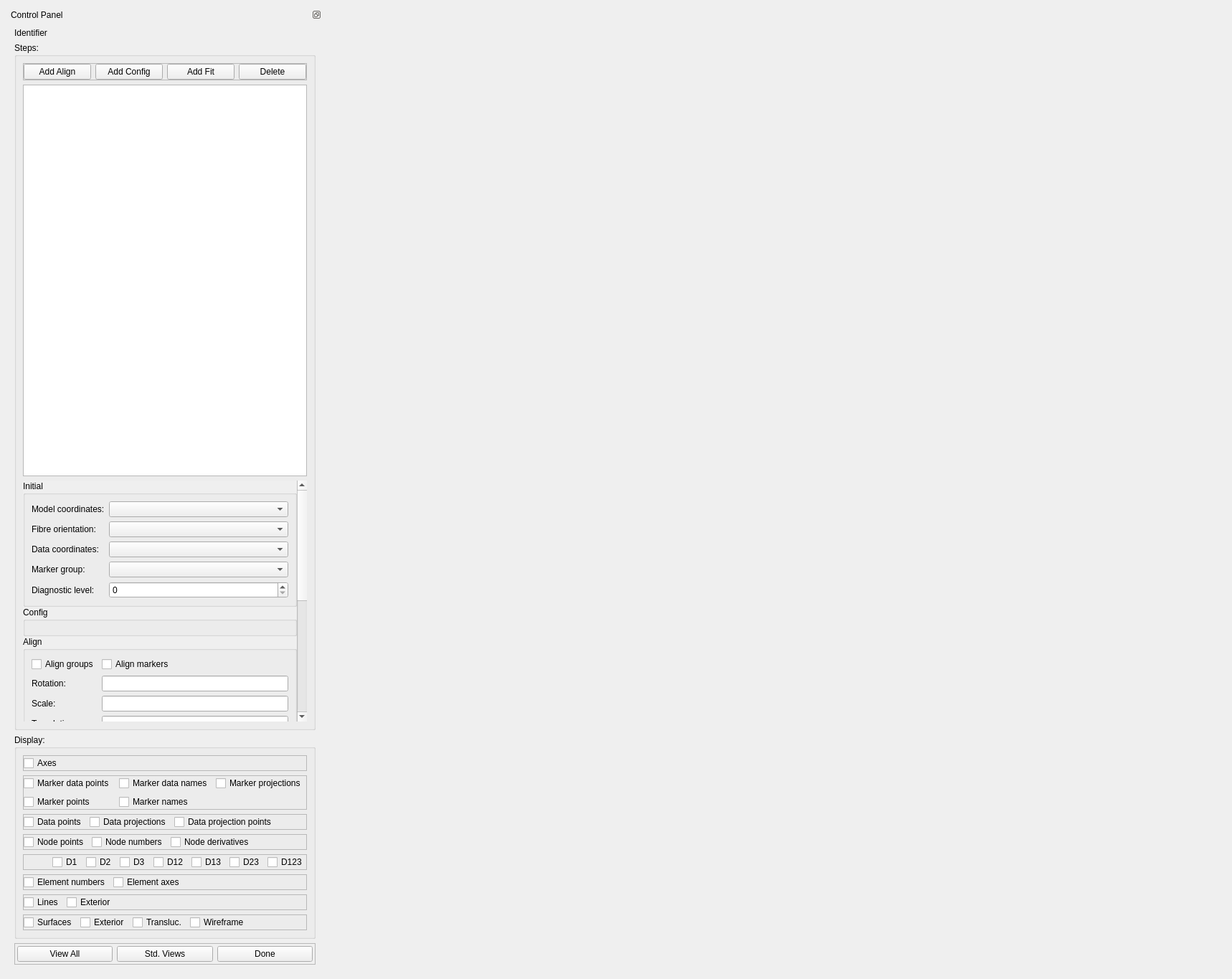
<?xml version="1.0" encoding="UTF-8"?>
<ui version="4.0">
 <class>GeometricFitWidget</class>
 <widget class="QWidget" name="GeometricFitWidget">
  <property name="geometry">
   <rect>
    <x>0</x>
    <y>0</y>
    <width>1718</width>
    <height>1365</height>
   </rect>
  </property>
  <property name="sizePolicy">
   <sizepolicy hsizetype="Preferred" vsizetype="Preferred">
    <horstretch>0</horstretch>
    <verstretch>0</verstretch>
   </sizepolicy>
  </property>
  <property name="minimumSize">
   <size>
    <width>0</width>
    <height>0</height>
   </size>
  </property>
  <property name="windowTitle">
   <string>Geometric Fit</string>
  </property>
  <layout class="QHBoxLayout" name="horizontalLayout">
   <item>
    <widget class="QDockWidget" name="dockWidget">
     <property name="sizePolicy">
      <sizepolicy hsizetype="Preferred" vsizetype="Preferred">
       <horstretch>0</horstretch>
       <verstretch>0</verstretch>
      </sizepolicy>
     </property>
     <property name="features">
      <set>QDockWidget::DockWidgetFloatable|QDockWidget::DockWidgetMovable</set>
     </property>
     <property name="allowedAreas">
      <set>Qt::AllDockWidgetAreas</set>
     </property>
     <property name="windowTitle">
      <string>Control Panel</string>
     </property>
     <widget class="QWidget" name="dockWidgetContents">
      <property name="sizePolicy">
       <sizepolicy hsizetype="Preferred" vsizetype="Expanding">
        <horstretch>0</horstretch>
        <verstretch>0</verstretch>
       </sizepolicy>
      </property>
      <layout class="QVBoxLayout" name="verticalLayout">
       <item>
        <widget class="QLabel" name="identifier_label">
         <property name="sizePolicy">
          <sizepolicy hsizetype="Preferred" vsizetype="Preferred">
           <horstretch>0</horstretch>
           <verstretch>0</verstretch>
          </sizepolicy>
         </property>
         <property name="text">
          <string>Identifier</string>
         </property>
        </widget>
       </item>
       <item>
        <widget class="QGroupBox" name="steps_groupBox">
         <property name="sizePolicy">
          <sizepolicy hsizetype="Preferred" vsizetype="Preferred">
           <horstretch>0</horstretch>
           <verstretch>0</verstretch>
          </sizepolicy>
         </property>
         <property name="title">
          <string>Steps:</string>
         </property>
         <layout class="QVBoxLayout" name="verticalLayout_2">
          <item>
           <widget class="QFrame" name="stepsAddDelete_frame">
            <property name="frameShape">
             <enum>QFrame::StyledPanel</enum>
            </property>
            <property name="frameShadow">
             <enum>QFrame::Raised</enum>
            </property>
            <layout class="QHBoxLayout" name="horizontalLayout_10">
             <property name="leftMargin">
              <number>0</number>
             </property>
             <property name="topMargin">
              <number>0</number>
             </property>
             <property name="rightMargin">
              <number>0</number>
             </property>
             <property name="bottomMargin">
              <number>0</number>
             </property>
             <item>
              <widget class="QPushButton" name="stepsAddAlign_pushButton">
               <property name="text">
                <string>Add Align</string>
               </property>
              </widget>
             </item>
             <item>
              <widget class="QPushButton" name="stepsAddConfig_pushButton">
               <property name="text">
                <string>Add Config</string>
               </property>
              </widget>
             </item>
             <item>
              <widget class="QPushButton" name="stepsAddFit_pushButton">
               <property name="text">
                <string>Add Fit</string>
               </property>
              </widget>
             </item>
             <item>
              <widget class="QPushButton" name="stepsDelete_pushButton">
               <property name="text">
                <string>Delete</string>
               </property>
              </widget>
             </item>
            </layout>
           </widget>
          </item>
          <item>
           <widget class="QListView" name="steps_listView">
            <property name="sizePolicy">
             <sizepolicy hsizetype="Expanding" vsizetype="Expanding">
              <horstretch>0</horstretch>
              <verstretch>0</verstretch>
             </sizepolicy>
            </property>
           </widget>
          </item>
          <item>
           <widget class="QScrollArea" name="stepedit_scrollArea">
            <property name="sizePolicy">
             <sizepolicy hsizetype="Preferred" vsizetype="Preferred">
              <horstretch>0</horstretch>
              <verstretch>0</verstretch>
             </sizepolicy>
            </property>
            <property name="frameShape">
             <enum>QFrame::NoFrame</enum>
            </property>
            <property name="horizontalScrollBarPolicy">
             <enum>Qt::ScrollBarAsNeeded</enum>
            </property>
            <property name="widgetResizable">
             <bool>true</bool>
            </property>
            <widget class="QWidget" name="stepedit_scrollAreaWidgetContents">
             <property name="geometry">
              <rect>
               <x>0</x>
               <y>0</y>
               <width>421</width>
               <height>798</height>
              </rect>
             </property>
             <layout class="QVBoxLayout" name="verticalLayout_3">
              <property name="spacing">
               <number>0</number>
              </property>
              <property name="leftMargin">
               <number>0</number>
              </property>
              <property name="topMargin">
               <number>0</number>
              </property>
              <property name="rightMargin">
               <number>0</number>
              </property>
              <property name="bottomMargin">
               <number>0</number>
              </property>
              <item>
               <widget class="QGroupBox" name="configInitial_groupBox">
                <property name="sizePolicy">
                 <sizepolicy hsizetype="Preferred" vsizetype="Minimum">
                  <horstretch>0</horstretch>
                  <verstretch>0</verstretch>
                 </sizepolicy>
                </property>
                <property name="title">
                 <string>Initial</string>
                </property>
                <layout class="QFormLayout" name="formLayout">
                 <item row="0" column="0">
                  <widget class="QLabel" name="configModelCoordinates_label">
                   <property name="text">
                    <string>Model coordinates:</string>
                   </property>
                  </widget>
                 </item>
                 <item row="0" column="1">
                  <widget class="FieldChooserWidget" name="configModelCoordinates_fieldChooser">
                   <property name="sizePolicy">
                    <sizepolicy hsizetype="Expanding" vsizetype="Preferred">
                     <horstretch>0</horstretch>
                     <verstretch>0</verstretch>
                    </sizepolicy>
                   </property>
                  </widget>
                 </item>
                 <item row="2" column="0">
                  <widget class="QLabel" name="configDataCoordinates_label">
                   <property name="text">
                    <string>Data coordinates:</string>
                   </property>
                  </widget>
                 </item>
                 <item row="2" column="1">
                  <widget class="FieldChooserWidget" name="configDataCoordinates_fieldChooser">
                   <property name="sizePolicy">
                    <sizepolicy hsizetype="Expanding" vsizetype="Preferred">
                     <horstretch>0</horstretch>
                     <verstretch>0</verstretch>
                    </sizepolicy>
                   </property>
                  </widget>
                 </item>
                 <item row="4" column="1">
                  <widget class="QSpinBox" name="configDiagnosticLevel_spinBox">
                   <property name="maximum">
                    <number>2</number>
                   </property>
                  </widget>
                 </item>
                 <item row="4" column="0">
                  <widget class="QLabel" name="configDiagnosticLevel_label">
                   <property name="text">
                    <string>Diagnostic level:</string>
                   </property>
                  </widget>
                 </item>
                 <item row="3" column="0">
                  <widget class="QLabel" name="configMarkerGroup_label">
                   <property name="text">
                    <string>Marker group:</string>
                   </property>
                  </widget>
                 </item>
                 <item row="3" column="1">
                  <widget class="FieldChooserWidget" name="configMarkerGroup_fieldChooser">
                   <property name="sizePolicy">
                    <sizepolicy hsizetype="Expanding" vsizetype="Preferred">
                     <horstretch>0</horstretch>
                     <verstretch>0</verstretch>
                    </sizepolicy>
                   </property>
                  </widget>
                 </item>
                 <item row="1" column="0">
                  <widget class="QLabel" name="configFibreOrientation_label">
                   <property name="text">
                    <string>Fibre orientation:</string>
                   </property>
                  </widget>
                 </item>
                 <item row="1" column="1">
                  <widget class="FieldChooserWidget" name="configFibreOrientation_fieldChooser">
                   <property name="toolTip">
                    <string>&lt;html&gt;&lt;head/&gt;&lt;body&gt;&lt;p&gt;Field supplying Euler angles to rotate local 'fibre' axes on which strain and curvature penalties are applied. Clear to apply on global x, y, z axes. Required for fitting 2D meshes with 3 coordinate components.&lt;/p&gt;&lt;/body&gt;&lt;/html&gt;</string>
                   </property>
                  </widget>
                 </item>
                </layout>
               </widget>
              </item>
              <item>
               <widget class="QGroupBox" name="config_groupBox">
                <property name="sizePolicy">
                 <sizepolicy hsizetype="Preferred" vsizetype="Preferred">
                  <horstretch>0</horstretch>
                  <verstretch>0</verstretch>
                 </sizepolicy>
                </property>
                <property name="title">
                 <string>Config</string>
                </property>
                <layout class="QVBoxLayout" name="verticalLayout_4">
                 <item>
                  <spacer name="config_verticalSpacer">
                   <property name="orientation">
                    <enum>Qt::Vertical</enum>
                   </property>
                   <property name="sizeHint" stdset="0">
                    <size>
                     <width>20</width>
                     <height>40</height>
                    </size>
                   </property>
                  </spacer>
                 </item>
                </layout>
               </widget>
              </item>
              <item>
               <widget class="QGroupBox" name="align_groupBox">
                <property name="sizePolicy">
                 <sizepolicy hsizetype="Preferred" vsizetype="Preferred">
                  <horstretch>0</horstretch>
                  <verstretch>0</verstretch>
                 </sizepolicy>
                </property>
                <property name="title">
                 <string>Align</string>
                </property>
                <layout class="QFormLayout" name="formLayout_2">
                 <property name="fieldGrowthPolicy">
                  <enum>QFormLayout::AllNonFixedFieldsGrow</enum>
                 </property>
                 <item row="1" column="0">
                  <widget class="QCheckBox" name="alignGroups_checkBox">
                   <property name="text">
                    <string>Align groups</string>
                   </property>
                  </widget>
                 </item>
                 <item row="1" column="1">
                  <widget class="QCheckBox" name="alignMarkers_checkBox">
                   <property name="sizePolicy">
                    <sizepolicy hsizetype="Preferred" vsizetype="Preferred">
                     <horstretch>0</horstretch>
                     <verstretch>0</verstretch>
                    </sizepolicy>
                   </property>
                   <property name="text">
                    <string>Align markers</string>
                   </property>
                  </widget>
                 </item>
                 <item row="4" column="0">
                  <widget class="QLabel" name="alignRotation_label">
                   <property name="text">
                    <string>Rotation:</string>
                   </property>
                  </widget>
                 </item>
                 <item row="4" column="1">
                  <widget class="QLineEdit" name="alignRotation_lineEdit">
                   <property name="sizePolicy">
                    <sizepolicy hsizetype="Expanding" vsizetype="Preferred">
                     <horstretch>0</horstretch>
                     <verstretch>0</verstretch>
                    </sizepolicy>
                   </property>
                  </widget>
                 </item>
                 <item row="5" column="0">
                  <widget class="QLabel" name="alignScale_label">
                   <property name="text">
                    <string>Scale:</string>
                   </property>
                  </widget>
                 </item>
                 <item row="5" column="1">
                  <widget class="QLineEdit" name="alignScale_lineEdit">
                   <property name="sizePolicy">
                    <sizepolicy hsizetype="Expanding" vsizetype="Preferred">
                     <horstretch>0</horstretch>
                     <verstretch>0</verstretch>
                    </sizepolicy>
                   </property>
                  </widget>
                 </item>
                 <item row="6" column="0">
                  <widget class="QLabel" name="alignTranslation_label">
                   <property name="text">
                    <string>Translation:</string>
                   </property>
                  </widget>
                 </item>
                 <item row="6" column="1">
                  <widget class="QLineEdit" name="alignTranslation_lineEdit">
                   <property name="sizePolicy">
                    <sizepolicy hsizetype="Expanding" vsizetype="Preferred">
                     <horstretch>0</horstretch>
                     <verstretch>0</verstretch>
                    </sizepolicy>
                   </property>
                  </widget>
                 </item>
                </layout>
               </widget>
              </item>
              <item>
               <widget class="QGroupBox" name="fit_groupBox">
                <property name="sizePolicy">
                 <sizepolicy hsizetype="Preferred" vsizetype="Preferred">
                  <horstretch>0</horstretch>
                  <verstretch>0</verstretch>
                 </sizepolicy>
                </property>
                <property name="title">
                 <string>Fit</string>
                </property>
                <property name="alignment">
                 <set>Qt::AlignLeading|Qt::AlignLeft|Qt::AlignVCenter</set>
                </property>
                <property name="flat">
                 <bool>false</bool>
                </property>
                <property name="checkable">
                 <bool>false</bool>
                </property>
                <layout class="QFormLayout" name="formLayout_3">
                 <property name="fieldGrowthPolicy">
                  <enum>QFormLayout::AllNonFixedFieldsGrow</enum>
                 </property>
                 <item row="1" column="0">
                  <widget class="QLabel" name="fitIterations_label">
                   <property name="text">
                    <string>Iterations:</string>
                   </property>
                  </widget>
                 </item>
                 <item row="1" column="1">
                  <widget class="QSpinBox" name="fitIterations_spinBox">
                   <property name="sizePolicy">
                    <sizepolicy hsizetype="Expanding" vsizetype="Preferred">
                     <horstretch>0</horstretch>
                     <verstretch>0</verstretch>
                    </sizepolicy>
                   </property>
                   <property name="minimum">
                    <number>1</number>
                   </property>
                   <property name="maximum">
                    <number>1000</number>
                   </property>
                  </widget>
                 </item>
                 <item row="2" column="0">
                  <widget class="QLabel" name="fitMaximumSubIterations_label">
                   <property name="text">
                    <string>Maximum subiterations:</string>
                   </property>
                  </widget>
                 </item>
                 <item row="2" column="1">
                  <widget class="QSpinBox" name="fitMaximumSubIterations_spinBox">
                   <property name="sizePolicy">
                    <sizepolicy hsizetype="Expanding" vsizetype="Preferred">
                     <horstretch>0</horstretch>
                     <verstretch>0</verstretch>
                    </sizepolicy>
                   </property>
                   <property name="minimum">
                    <number>1</number>
                   </property>
                   <property name="maximum">
                    <number>1000</number>
                   </property>
                  </widget>
                 </item>
                 <item row="3" column="0">
                  <widget class="QCheckBox" name="fitUpdateReferenceState_checkBox">
                   <property name="sizePolicy">
                    <sizepolicy hsizetype="Preferred" vsizetype="Preferred">
                     <horstretch>0</horstretch>
                     <verstretch>0</verstretch>
                    </sizepolicy>
                   </property>
                   <property name="text">
                    <string>Update reference state</string>
                   </property>
                  </widget>
                 </item>
                </layout>
               </widget>
              </item>
              <item>
               <widget class="QGroupBox" name="groupSettings_groupBox">
                <property name="sizePolicy">
                 <sizepolicy hsizetype="Preferred" vsizetype="Minimum">
                  <horstretch>0</horstretch>
                  <verstretch>0</verstretch>
                 </sizepolicy>
                </property>
                <property name="title">
                 <string>Group settings</string>
                </property>
                <layout class="QFormLayout" name="groupSettings_Layout">
                 <property name="bottomMargin">
                  <number>0</number>
                 </property>
                 <item row="1" column="0">
                  <widget class="QLabel" name="groupSettings_label">
                   <property name="text">
                    <string>Group:</string>
                   </property>
                  </widget>
                 </item>
                 <item row="1" column="1">
                  <widget class="FieldChooserWidget" name="groupSettings_fieldChooser">
                   <property name="sizePolicy">
                    <sizepolicy hsizetype="Expanding" vsizetype="Preferred">
                     <horstretch>0</horstretch>
                     <verstretch>0</verstretch>
                    </sizepolicy>
                   </property>
                  </widget>
                 </item>
                 <item row="2" column="0">
                  <widget class="QCheckBox" name="groupConfigCentralProjection_checkBox">
                   <property name="text">
                    <string>Central Projection</string>
                   </property>
                  </widget>
                 </item>
                 <item row="2" column="1">
                  <widget class="QCheckBox" name="groupConfigSetCentralProjection_checkBox">
                   <property name="text">
                    <string>Set</string>
                   </property>
                  </widget>
                 </item>
                 <item row="3" column="0">
                  <widget class="QCheckBox" name="groupConfigDataProportion_checkBox">
                   <property name="text">
                    <string>Data Proportion</string>
                   </property>
                  </widget>
                 </item>
                 <item row="3" column="1">
                  <widget class="QLineEdit" name="groupConfigDataProportion_lineEdit">
                   <property name="toolTip">
                    <string>Value from 0.0 to 1.0</string>
                   </property>
                  </widget>
                 </item>
                 <item row="4" column="0">
                  <widget class="QCheckBox" name="groupFitDataWeight_checkBox">
                   <property name="text">
                    <string>Data Weight</string>
                   </property>
                  </widget>
                 </item>
                 <item row="4" column="1">
                  <widget class="QLineEdit" name="groupFitDataWeight_lineEdit"/>
                 </item>
                 <item row="5" column="0">
                  <widget class="QCheckBox" name="groupFitStrainPenalty_checkBox">
                   <property name="text">
                    <string>Strain Penalty</string>
                   </property>
                  </widget>
                 </item>
                 <item row="5" column="1">
                  <widget class="QLineEdit" name="groupFitStrainPenalty_lineEdit"/>
                 </item>
                 <item row="6" column="0">
                  <widget class="QCheckBox" name="groupFitCurvaturePenalty_checkBox">
                   <property name="text">
                    <string>Curvature Penalty</string>
                   </property>
                  </widget>
                 </item>
                 <item row="6" column="1">
                  <widget class="QLineEdit" name="groupFitCurvaturePenalty_lineEdit"/>
                 </item>
                </layout>
               </widget>
              </item>
             </layout>
            </widget>
           </widget>
          </item>
         </layout>
        </widget>
       </item>
       <item>
        <widget class="QGroupBox" name="display_groupBox">
         <property name="sizePolicy">
          <sizepolicy hsizetype="Preferred" vsizetype="Preferred">
           <horstretch>0</horstretch>
           <verstretch>0</verstretch>
          </sizepolicy>
         </property>
         <property name="title">
          <string>Display:</string>
         </property>
         <layout class="QVBoxLayout" name="verticalLayout_7">
          <item>
           <widget class="QFrame" name="displayMisc_frame">
            <property name="frameShape">
             <enum>QFrame::StyledPanel</enum>
            </property>
            <property name="frameShadow">
             <enum>QFrame::Raised</enum>
            </property>
            <layout class="QHBoxLayout" name="horizontalLayout_8">
             <property name="leftMargin">
              <number>0</number>
             </property>
             <property name="topMargin">
              <number>0</number>
             </property>
             <property name="rightMargin">
              <number>0</number>
             </property>
             <property name="bottomMargin">
              <number>0</number>
             </property>
             <item>
              <widget class="QCheckBox" name="displayAxes_checkBox">
               <property name="text">
                <string>Axes</string>
               </property>
              </widget>
             </item>
             <item>
              <spacer name="displaytMisc_horizontalSpacer">
               <property name="orientation">
                <enum>Qt::Horizontal</enum>
               </property>
               <property name="sizeHint" stdset="0">
                <size>
                 <width>40</width>
                 <height>20</height>
                </size>
               </property>
              </spacer>
             </item>
            </layout>
           </widget>
          </item>
          <item>
           <widget class="QFrame" name="displayMarker_frame">
            <property name="frameShape">
             <enum>QFrame::StyledPanel</enum>
            </property>
            <property name="frameShadow">
             <enum>QFrame::Raised</enum>
            </property>
            <layout class="QGridLayout" name="gridLayout">
             <property name="leftMargin">
              <number>0</number>
             </property>
             <property name="topMargin">
              <number>0</number>
             </property>
             <property name="rightMargin">
              <number>0</number>
             </property>
             <property name="bottomMargin">
              <number>0</number>
             </property>
             <item row="0" column="1">
              <widget class="QCheckBox" name="displayMarkerDataNames_checkBox">
               <property name="text">
                <string>Marker data names</string>
               </property>
              </widget>
             </item>
             <item row="0" column="0">
              <widget class="QCheckBox" name="displayMarkerDataPoints_checkBox">
               <property name="text">
                <string>Marker data points</string>
               </property>
              </widget>
             </item>
             <item row="3" column="1">
              <widget class="QCheckBox" name="displayMarkerNames_checkBox">
               <property name="text">
                <string>Marker names</string>
               </property>
              </widget>
             </item>
             <item row="3" column="0">
              <widget class="QCheckBox" name="displayMarkerPoints_checkBox">
               <property name="text">
                <string>Marker points</string>
               </property>
              </widget>
             </item>
             <item row="0" column="2">
              <widget class="QCheckBox" name="displayMarkerDataProjections_checkBox">
               <property name="text">
                <string>Marker projections</string>
               </property>
              </widget>
             </item>
            </layout>
           </widget>
          </item>
          <item>
           <widget class="QFrame" name="displayData_frame">
            <property name="frameShape">
             <enum>QFrame::StyledPanel</enum>
            </property>
            <property name="frameShadow">
             <enum>QFrame::Raised</enum>
            </property>
            <layout class="QHBoxLayout" name="horizontalLayout_9">
             <property name="leftMargin">
              <number>0</number>
             </property>
             <property name="topMargin">
              <number>0</number>
             </property>
             <property name="rightMargin">
              <number>0</number>
             </property>
             <property name="bottomMargin">
              <number>0</number>
             </property>
             <item>
              <widget class="QCheckBox" name="displayDataPoints_checkBox">
               <property name="text">
                <string>Data points</string>
               </property>
              </widget>
             </item>
             <item>
              <widget class="QCheckBox" name="displayDataProjections_checkBox">
               <property name="text">
                <string>Data projections</string>
               </property>
              </widget>
             </item>
             <item>
              <widget class="QCheckBox" name="displayDataProjectionPoints_checkBox">
               <property name="text">
                <string>Data projection points</string>
               </property>
              </widget>
             </item>
             <item>
              <spacer name="displayData_horizontalSpacer">
               <property name="orientation">
                <enum>Qt::Horizontal</enum>
               </property>
               <property name="sizeHint" stdset="0">
                <size>
                 <width>40</width>
                 <height>20</height>
                </size>
               </property>
              </spacer>
             </item>
            </layout>
           </widget>
          </item>
          <item>
           <widget class="QFrame" name="displayNodes_frame">
            <property name="frameShape">
             <enum>QFrame::StyledPanel</enum>
            </property>
            <property name="frameShadow">
             <enum>QFrame::Raised</enum>
            </property>
            <layout class="QHBoxLayout" name="horizontalLayout_6">
             <property name="leftMargin">
              <number>0</number>
             </property>
             <property name="topMargin">
              <number>0</number>
             </property>
             <property name="rightMargin">
              <number>0</number>
             </property>
             <property name="bottomMargin">
              <number>0</number>
             </property>
             <item>
              <widget class="QCheckBox" name="displayNodePoints_checkBox">
               <property name="text">
                <string>Node points</string>
               </property>
              </widget>
             </item>
             <item>
              <widget class="QCheckBox" name="displayNodeNumbers_checkBox">
               <property name="sizePolicy">
                <sizepolicy hsizetype="Minimum" vsizetype="Fixed">
                 <horstretch>0</horstretch>
                 <verstretch>0</verstretch>
                </sizepolicy>
               </property>
               <property name="text">
                <string>Node numbers</string>
               </property>
              </widget>
             </item>
             <item>
              <widget class="QCheckBox" name="displayNodeDerivatives_checkBox">
               <property name="sizePolicy">
                <sizepolicy hsizetype="Minimum" vsizetype="Fixed">
                 <horstretch>0</horstretch>
                 <verstretch>0</verstretch>
                </sizepolicy>
               </property>
               <property name="text">
                <string>Node derivatives</string>
               </property>
              </widget>
             </item>
             <item>
              <spacer name="displayNodes_horizontalSpacer">
               <property name="orientation">
                <enum>Qt::Horizontal</enum>
               </property>
               <property name="sizeHint" stdset="0">
                <size>
                 <width>40</width>
                 <height>20</height>
                </size>
               </property>
              </spacer>
             </item>
            </layout>
           </widget>
          </item>
          <item>
           <widget class="QFrame" name="displayNodeDerivativeLabels_frame">
            <property name="frameShape">
             <enum>QFrame::StyledPanel</enum>
            </property>
            <property name="frameShadow">
             <enum>QFrame::Raised</enum>
            </property>
            <layout class="QHBoxLayout" name="horizontalLayout_7">
             <property name="leftMargin">
              <number>0</number>
             </property>
             <property name="topMargin">
              <number>0</number>
             </property>
             <property name="rightMargin">
              <number>0</number>
             </property>
             <property name="bottomMargin">
              <number>0</number>
             </property>
             <item>
              <spacer name="displayNodeDerivativeLabels_horizontalSpacer">
               <property name="orientation">
                <enum>Qt::Horizontal</enum>
               </property>
               <property name="sizeHint" stdset="0">
                <size>
                 <width>40</width>
                 <height>20</height>
                </size>
               </property>
              </spacer>
             </item>
             <item>
              <widget class="QCheckBox" name="displayNodeDerivativeLabelsD1_checkBox">
               <property name="sizePolicy">
                <sizepolicy hsizetype="Minimum" vsizetype="Fixed">
                 <horstretch>0</horstretch>
                 <verstretch>0</verstretch>
                </sizepolicy>
               </property>
               <property name="text">
                <string>D1</string>
               </property>
              </widget>
             </item>
             <item>
              <widget class="QCheckBox" name="displayNodeDerivativeLabelsD2_checkBox">
               <property name="sizePolicy">
                <sizepolicy hsizetype="Minimum" vsizetype="Fixed">
                 <horstretch>0</horstretch>
                 <verstretch>0</verstretch>
                </sizepolicy>
               </property>
               <property name="text">
                <string>D2</string>
               </property>
              </widget>
             </item>
             <item>
              <widget class="QCheckBox" name="displayNodeDerivativeLabelsD3_checkBox">
               <property name="sizePolicy">
                <sizepolicy hsizetype="Minimum" vsizetype="Fixed">
                 <horstretch>0</horstretch>
                 <verstretch>0</verstretch>
                </sizepolicy>
               </property>
               <property name="text">
                <string>D3</string>
               </property>
              </widget>
             </item>
             <item>
              <widget class="QCheckBox" name="displayNodeDerivativeLabelsD12_checkBox">
               <property name="sizePolicy">
                <sizepolicy hsizetype="Minimum" vsizetype="Fixed">
                 <horstretch>0</horstretch>
                 <verstretch>0</verstretch>
                </sizepolicy>
               </property>
               <property name="text">
                <string>D12</string>
               </property>
              </widget>
             </item>
             <item>
              <widget class="QCheckBox" name="displayNodeDerivativeLabelsD13_checkBox">
               <property name="sizePolicy">
                <sizepolicy hsizetype="Minimum" vsizetype="Fixed">
                 <horstretch>0</horstretch>
                 <verstretch>0</verstretch>
                </sizepolicy>
               </property>
               <property name="text">
                <string>D13</string>
               </property>
              </widget>
             </item>
             <item>
              <widget class="QCheckBox" name="displayNodeDerivativeLabelsD23_checkBox">
               <property name="sizePolicy">
                <sizepolicy hsizetype="Minimum" vsizetype="Fixed">
                 <horstretch>0</horstretch>
                 <verstretch>0</verstretch>
                </sizepolicy>
               </property>
               <property name="text">
                <string>D23</string>
               </property>
              </widget>
             </item>
             <item>
              <widget class="QCheckBox" name="displayNodeDerivativeLabelsD123_checkBox">
               <property name="sizePolicy">
                <sizepolicy hsizetype="Minimum" vsizetype="Fixed">
                 <horstretch>0</horstretch>
                 <verstretch>0</verstretch>
                </sizepolicy>
               </property>
               <property name="text">
                <string>D123</string>
               </property>
              </widget>
             </item>
            </layout>
           </widget>
          </item>
          <item>
           <widget class="QFrame" name="displayElements_frame">
            <property name="frameShape">
             <enum>QFrame::StyledPanel</enum>
            </property>
            <property name="frameShadow">
             <enum>QFrame::Raised</enum>
            </property>
            <layout class="QHBoxLayout" name="horizontalLayout_4">
             <property name="leftMargin">
              <number>0</number>
             </property>
             <property name="topMargin">
              <number>0</number>
             </property>
             <property name="rightMargin">
              <number>0</number>
             </property>
             <property name="bottomMargin">
              <number>0</number>
             </property>
             <item>
              <widget class="QCheckBox" name="displayElementNumbers_checkBox">
               <property name="text">
                <string>Element numbers</string>
               </property>
              </widget>
             </item>
             <item>
              <widget class="QCheckBox" name="displayElementAxes_checkBox">
               <property name="sizePolicy">
                <sizepolicy hsizetype="Minimum" vsizetype="Fixed">
                 <horstretch>0</horstretch>
                 <verstretch>0</verstretch>
                </sizepolicy>
               </property>
               <property name="text">
                <string>Element axes</string>
               </property>
              </widget>
             </item>
             <item>
              <spacer name="displayElements_horizontalSpacer">
               <property name="orientation">
                <enum>Qt::Horizontal</enum>
               </property>
               <property name="sizeHint" stdset="0">
                <size>
                 <width>40</width>
                 <height>20</height>
                </size>
               </property>
              </spacer>
             </item>
            </layout>
           </widget>
          </item>
          <item>
           <widget class="QFrame" name="displayLines_frame">
            <property name="frameShape">
             <enum>QFrame::StyledPanel</enum>
            </property>
            <property name="frameShadow">
             <enum>QFrame::Raised</enum>
            </property>
            <layout class="QHBoxLayout" name="horizontalLayout_5">
             <property name="leftMargin">
              <number>0</number>
             </property>
             <property name="topMargin">
              <number>0</number>
             </property>
             <property name="rightMargin">
              <number>0</number>
             </property>
             <property name="bottomMargin">
              <number>0</number>
             </property>
             <item>
              <widget class="QCheckBox" name="displayLines_checkBox">
               <property name="text">
                <string>Lines</string>
               </property>
              </widget>
             </item>
             <item>
              <widget class="QCheckBox" name="displayLinesExterior_checkBox">
               <property name="sizePolicy">
                <sizepolicy hsizetype="Minimum" vsizetype="Fixed">
                 <horstretch>0</horstretch>
                 <verstretch>0</verstretch>
                </sizepolicy>
               </property>
               <property name="text">
                <string>Exterior</string>
               </property>
              </widget>
             </item>
             <item>
              <spacer name="displayLines_horizontalSpacer">
               <property name="orientation">
                <enum>Qt::Horizontal</enum>
               </property>
               <property name="sizeHint" stdset="0">
                <size>
                 <width>40</width>
                 <height>20</height>
                </size>
               </property>
              </spacer>
             </item>
            </layout>
           </widget>
          </item>
          <item>
           <widget class="QFrame" name="displaySurfaces_frame">
            <property name="frameShape">
             <enum>QFrame::StyledPanel</enum>
            </property>
            <property name="frameShadow">
             <enum>QFrame::Raised</enum>
            </property>
            <layout class="QHBoxLayout" name="horizontalLayout_3">
             <property name="leftMargin">
              <number>0</number>
             </property>
             <property name="topMargin">
              <number>0</number>
             </property>
             <property name="rightMargin">
              <number>0</number>
             </property>
             <property name="bottomMargin">
              <number>0</number>
             </property>
             <item>
              <widget class="QCheckBox" name="displaySurfaces_checkBox">
               <property name="text">
                <string>Surfaces</string>
               </property>
              </widget>
             </item>
             <item>
              <widget class="QCheckBox" name="displaySurfacesExterior_checkBox">
               <property name="sizePolicy">
                <sizepolicy hsizetype="Minimum" vsizetype="Fixed">
                 <horstretch>0</horstretch>
                 <verstretch>0</verstretch>
                </sizepolicy>
               </property>
               <property name="text">
                <string>Exterior</string>
               </property>
              </widget>
             </item>
             <item>
              <widget class="QCheckBox" name="displaySurfacesTranslucent_checkBox">
               <property name="sizePolicy">
                <sizepolicy hsizetype="Minimum" vsizetype="Fixed">
                 <horstretch>0</horstretch>
                 <verstretch>0</verstretch>
                </sizepolicy>
               </property>
               <property name="text">
                <string>Transluc.</string>
               </property>
              </widget>
             </item>
             <item>
              <widget class="QCheckBox" name="displaySurfacesWireframe_checkBox">
               <property name="sizePolicy">
                <sizepolicy hsizetype="Minimum" vsizetype="Fixed">
                 <horstretch>0</horstretch>
                 <verstretch>0</verstretch>
                </sizepolicy>
               </property>
               <property name="text">
                <string>Wireframe</string>
               </property>
              </widget>
             </item>
             <item>
              <spacer name="displaySurfaces_horizontalSpacer">
               <property name="orientation">
                <enum>Qt::Horizontal</enum>
               </property>
               <property name="sizeHint" stdset="0">
                <size>
                 <width>40</width>
                 <height>20</height>
                </size>
               </property>
              </spacer>
             </item>
            </layout>
           </widget>
          </item>
         </layout>
        </widget>
       </item>
       <item>
        <widget class="QFrame" name="bottom_frame">
         <property name="frameShape">
          <enum>QFrame::StyledPanel</enum>
         </property>
         <property name="frameShadow">
          <enum>QFrame::Raised</enum>
         </property>
         <layout class="QHBoxLayout" name="horizontalLayout_2">
          <property name="leftMargin">
           <number>3</number>
          </property>
          <property name="topMargin">
           <number>3</number>
          </property>
          <property name="rightMargin">
           <number>3</number>
          </property>
          <property name="bottomMargin">
           <number>3</number>
          </property>
          <item>
           <widget class="QPushButton" name="viewAll_pushButton">
            <property name="text">
             <string>View All</string>
            </property>
           </widget>
          </item>
          <item>
           <widget class="QPushButton" name="stdViews_pushButton">
            <property name="text">
             <string>Std. Views</string>
            </property>
           </widget>
          </item>
          <item>
           <widget class="QPushButton" name="done_pushButton">
            <property name="sizePolicy">
             <sizepolicy hsizetype="Minimum" vsizetype="Fixed">
              <horstretch>0</horstretch>
              <verstretch>0</verstretch>
             </sizepolicy>
            </property>
            <property name="text">
             <string>Done</string>
            </property>
           </widget>
          </item>
         </layout>
        </widget>
       </item>
      </layout>
     </widget>
    </widget>
   </item>
   <item>
    <widget class="BaseSceneviewerWidget" name="basesceneviewerwidget" native="true">
     <property name="sizePolicy">
      <sizepolicy hsizetype="Expanding" vsizetype="Preferred">
       <horstretch>1</horstretch>
       <verstretch>0</verstretch>
      </sizepolicy>
     </property>
     <property name="minimumSize">
      <size>
       <width>0</width>
       <height>0</height>
      </size>
     </property>
    </widget>
   </item>
   <item>
    <widget class="AlignmentSceneviewerWidget" name="alignmentsceneviewerwidget" native="true">
     <property name="sizePolicy">
      <sizepolicy hsizetype="Expanding" vsizetype="Expanding">
       <horstretch>1</horstretch>
       <verstretch>1</verstretch>
      </sizepolicy>
     </property>
     <property name="autoFillBackground">
      <bool>false</bool>
     </property>
    </widget>
   </item>
  </layout>
 </widget>
 <customwidgets>
  <customwidget>
   <class>FieldChooserWidget</class>
   <extends>QComboBox</extends>
   <header>opencmiss/zincwidgets/fieldchooserwidget.h</header>
  </customwidget>
  <customwidget>
   <class>BaseSceneviewerWidget</class>
   <extends>QWidget</extends>
   <header>opencmiss/zincwidgets/basesceneviewerwidget.h</header>
   <container>1</container>
  </customwidget>
  <customwidget>
   <class>AlignmentSceneviewerWidget</class>
   <extends>QWidget</extends>
   <header>opencmiss/zincwidgets/alignmentsceneviewerwidget.h</header>
   <container>1</container>
  </customwidget>
 </customwidgets>
 <resources/>
 <connections/>
</ui>
